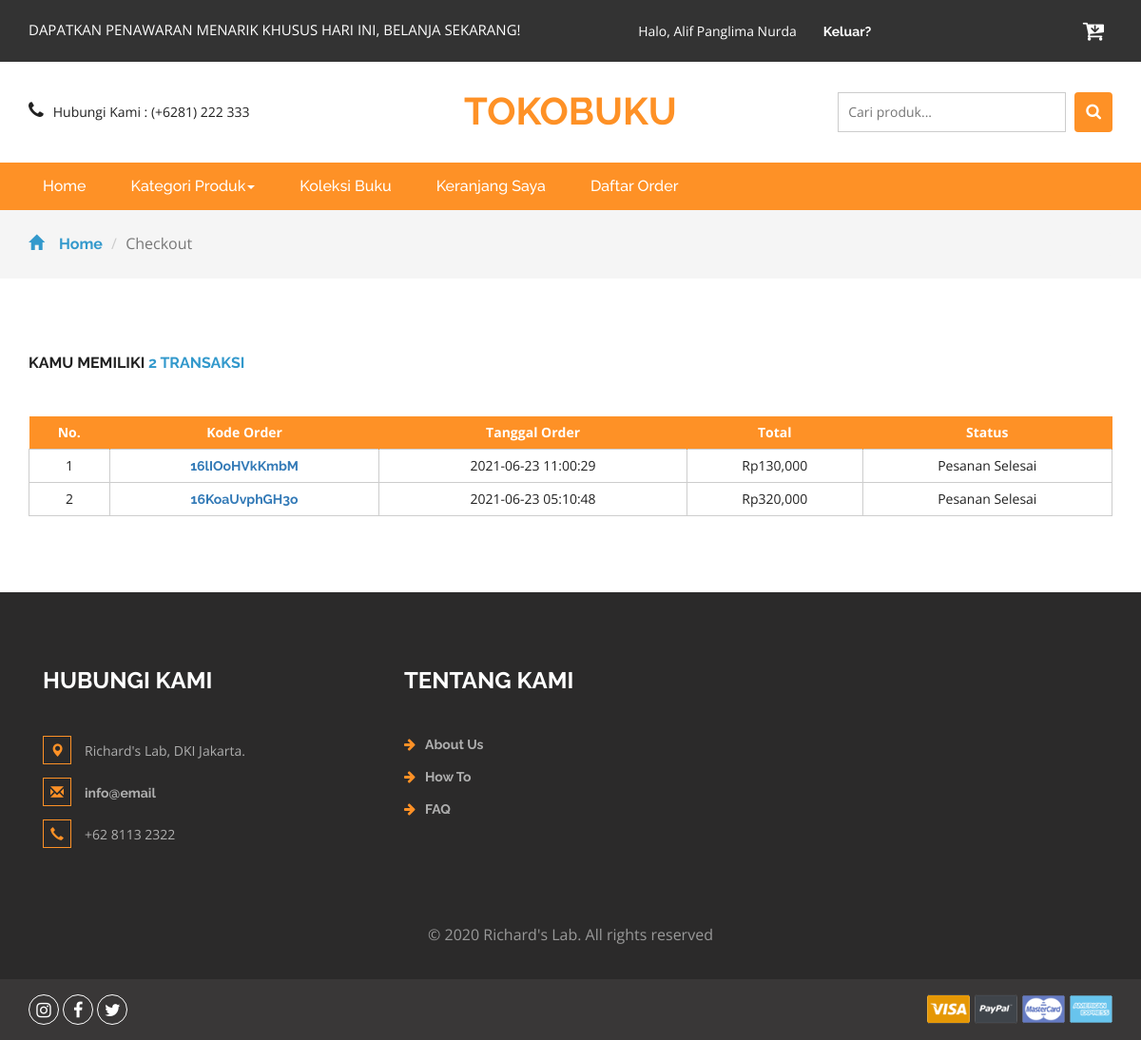
Screenshot of /daftarorder.php (signed in) with the database file from the repository.
### tables this page shows
CREATE TABLE `cart` (
  `idcart` int(11) NOT NULL,
  `orderid` varchar(100) NOT NULL,
  `userid` int(11) NOT NULL,
  `tglorder` timestamp NOT NULL DEFAULT current_timestamp(),
  `status` varchar(10) NOT NULL DEFAULT 'Cart'
);

### daftarorder.php (the view, shortened to what this page needs)
<?php
include 'dbconnect.php';
$uid = $_SESSION['id'];
$itungtrans = mysqli_query($conn, "select count(orderid) as jumlahtrans from cart where userid='$uid' and status!='Cart'");
$itungtrans2 = mysqli_fetch_assoc($itungtrans);
$itungtrans3 = $itungtrans2['jumlahtrans'];
?>
<!DOCTYPE html>
<html>
<head>
	<link href="css/bootstrap.css" rel="stylesheet" type="text/css" media="all" />
	<link href="css/style.css" rel="stylesheet" type="text/css" media="all" />
	<link href="css/font-awesome.css" rel="stylesheet">
</head>
<body>
	<div class="agileits_header">
		<div class="container">
			<div class="w3l_offers">
				<p>DAPATKAN PENAWARAN MENARIK KHUSUS HARI INI, BELANJA SEKARANG!</p>
			</div>
			<div class="agile-login">
				<ul>
					<?php
					if (!isset($_SESSION['log'])) {
						echo '
					<li><a href="registered.php"> Daftar</a></li>
					<li><a href="login.php">Masuk</a></li>
					';
					} else {
						if ($_SESSION['role'] == 'Member') {
							echo '
					<li style="color:white">Halo, ' . $_SESSION["name"] . '
					<li><a href="logout.php">Keluar?</a></li>
					';
						} else {
							echo '
					<li style="color:white">Halo, ' . $_SESSION["name"] . '
					<li><a href="admin">Admin Panel</a></li>
					<li><a href="logout.php">Keluar?</a></li>
					';
						};
					}
					?>
				</ul>
			</div>
			<div class="product_list_header">
				<a href="cart.php"><button class="w3view-cart" type="submit" name="submit" value=""><i class="fa fa-cart-arrow-down" aria-hidden="true"></i></button>
				</a>
			</div>
			<div class="clearfix"> </div>
		</div>
	</div>
	<div class="logo_products">
		<div class="container">
			<div class="w3ls_logo_products_left1">
				<ul class="phone_email">
					<li><i class="fa fa-phone" aria-hidden="true"></i>Hubungi Kami : (+6281) 222 333</li>
				</ul>
			</div>
			<div class="w3ls_logo_products_left">
				<h1><a href="index.php">Tokobuku</a></h1>
			</div>
			<div class="w3l_search">
				<form action="search.php" method="post">
					<input type="search" name="Search" placeholder="Cari produk...">
					<button type="submit" class="btn btn-default search" aria-label="Left Align">
						<i class="fa fa-search" aria-hidden="true"> </i>
					</button>
				</form>
			</div>
			<div class="clearfix"> </div>
		</div>
	</div>
	<div class="navigation-agileits">
		<div class="container">
			<nav class="navbar navbar-default">
				<div class="collapse navbar-collapse" id="bs-megadropdown-tabs">
					<ul class="nav navbar-nav">
						<li class="active"><a href="index.php" class="act">Home</a></li>
						<li class="dropdown">
							<a href="#" class="dropdown-toggle" data-toggle="dropdown">Kategori Produk<b class="caret"></b></a>
						</li>
						<li><a href="koleksiBuku.php">Koleksi Buku</a></li>
						<li><a href="cart.php">Keranjang Saya</a></li>
						<li><a href="daftarorder.php">Daftar Order</a></li>
					</ul>
				</div>
			</nav>
		</div>
	</div>
	<div class="breadcrumbs">
		<div class="container">
			<ol class="breadcrumb breadcrumb1">
				<li><a href="index.php"><span class="glyphicon glyphicon-home" aria-hidden="true"></span>Home</a></li>
				<li class="active">Checkout</li>
			</ol>
		</div>
	</div>
	<div class="checkout">
		<div class="container">
			<h2>Kamu memiliki <span><?= $itungtrans3; ?> transaksi</span></h2>
			<div class="checkout-right">
				<table class="timetable_sub">
					<thead>
						<tr>
							<th>No.</th>
							<th>Kode Order</th>
							<th>Tanggal Order</th>
							<th>Total</th>
							<th>Status</th>
						</tr>
					</thead>
					<?php
					$brg = mysqli_query($conn, "SELECT DISTINCT(idcart), c.orderid, tglorder, status from cart c, detailorder d where c.userid='$uid' and d.orderid=c.orderid and status!='Cart' order by tglorder DESC");
					$no = 1;
					while ($b = mysqli_fetch_array($brg)) {
					?>
						<tr class="rem1">
							<form method="post">
								<td class="invert"><?= $no++ ?></td>
								<td class="invert"><a href="order.php?id=<?= $b['orderid'] ?>"><?= $b['orderid'] ?></a></td>
								<td class="invert"><?= $b['tglorder'] ?></td>
								<td class="invert">
									Rp<?php $ongkir = 10000;
										$ordid = $b['orderid'];
										$hargaProduk = mysqli_fetch_array(mysqli_query($conn, "SELECT * FROM detailorder d, produk p WHERE orderid='$ordid' AND d.idproduk=p.idproduk"));
										if (!$hargaProduk['hargaafter'] == 0) {
											$result1 = mysqli_query($conn, "SELECT SUM(qty*hargaafter)+$ongkir AS count FROM detailorder d, produk p where d.orderid='$ordid' and p.idproduk=d.idproduk order by d.idproduk ASC");
										}
										$cekrow = mysqli_num_rows($result1);
										$row1 = mysqli_fetch_assoc($result1);
										$count = $row1['count'];
										if ($cekrow > 0) {
											echo number_format($count);
										} else {
											echo 'No data';
										} ?>
								</td>
								<td class="invert">
									<div class="rem">
										<?php
										if ($b['status'] == 'Payment') {
											echo '
								<a href="konfirmasi.php?id=' . $b['orderid'] . '" class="form-control btn-primary">
								Konfirmasi Pembayaran
								</a>
								';
										} else if ($b['status'] == 'Diproses') {
											echo 'Pesanan Diproses (Pembayaran Diterima)';
										} else if ($b['status'] == 'Dikirim') {
											echo 'Pesanan Dikirim';
										} else if ($b['status'] == 'Selesai') {
											echo 'Pesanan Selesai';
										} else if ($b['status'] == 'Dibatalkan') {
											echo 'Pesanan Dibatalkan';
										} else {
											echo 'Konfirmasi diterima';
										}
										?>
							</form>
			</div>
		<?php
					}
		?>
		</div>
	<div class="footer">
		<div class="container">
			<div class="w3_footer_grids">
				<div class="col-md-4 w3_footer_grid">
					<h3>Hubungi Kami</h3>
					<ul class="address">
						<li><i class="glyphicon glyphicon-map-marker" aria-hidden="true"></i>Richard's Lab, DKI Jakarta.</li>
						<li><i class="glyphicon glyphicon-envelope" aria-hidden="true"></i><a href="mailto:info@email">info@email</a></li>
						<li><i class="glyphicon glyphicon-earphone" aria-hidden="true"></i>+62 8113 2322</li>
					</ul>
				</div>
				<div class="col-md-3 w3_footer_grid">
					<h3>Tentang Kami</h3>
					<ul class="info">
						<li><i class="fa fa-arrow-right" aria-hidden="true"></i><a href="about.html">About Us</a></li>
						<li><i class="fa fa-arrow-right" aria-hidden="true"></i><a href="about.html">How To</a></li>
						<li><i class="fa fa-arrow-right" aria-hidden="true"></i><a href="about.html">FAQ</a></li>
					</ul>
				</div>
				<div class="clearfix"> </div>
			</div>
		</div>
		<div class="footer-copy">
			<div class="container">
				<p>© 2020 Richard's Lab. All rights reserved</p>
			</div>
		</div>
	</div>
	<div class="footer-botm">
		<div class="container">
			<div class="w3layouts-foot">
				<ul>
					<li><a href="#" class="w3_agile_instagram"><i class="fa fa-instagram" aria-hidden="true"></i></a></li>
					<li><a href="#" class="w3_agile_facebook"><i class="fa fa-facebook" aria-hidden="true"></i></a></li>
					<li><a href="#" class="agile_twitter"><i class="fa fa-twitter" aria-hidden="true"></i></a></li>
				</ul>
			</div>
			<div class="payment-w3ls">
				<img src="images/card.png" alt=" " class="img-responsive">
			</div>
			<div class="clearfix"> </div>
		</div>
	</div>
	<link href="css/skdslider.css" rel="stylesheet">
</body>
</html>

### rows the page displays
cart: orderid "16lIOoHVkKmbM", tglorder "2021-06-23 11:00:29", count "130,000", status "Pesanan Selesai"
cart: orderid "16KoaUvphGH3o", tglorder "2021-06-23 05:10:48", count "320,000", status "Pesanan Selesai"

### other values shown
$_SESSION["name"] "Alif Panglima Nurda"
$itungtrans3 "2"
